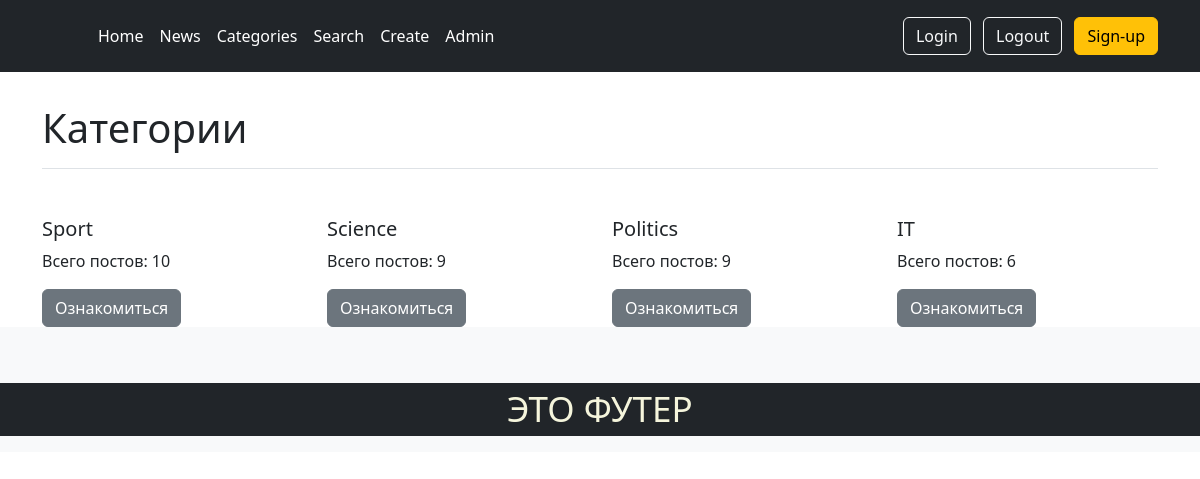
The page /news/category/ on the database its author committed.
### news/models.py (models this page shows, shortened)
class Category(models.Model):
    name = models.CharField(max_length=64, unique=True)
    subscribers = models.ManyToManyField(User, blank=True)

### news/views.py (the view)
# urls.py: path('category/', CategoryView.as_view(), name='category_list'),
class CategoryView(ListView):
    model = Category
    template_name = 'category/category.html'
    context_object_name = 'categories'
    ordering = ['-name']

### news/templates/category/category.html (shortened to what this page needs)
{% extends 'layout/default.html' %}
{% block content %}
<br>
<div class="btn-toolbar justify-content-between border-bottom pb-2 mb-5">
   <h1 class="post-title">Категории</h1>
</div>
<div class="row">
   {% for i in categories %}
   <div class="col-3">
      <h5>{{ i.name }}</h5>
      <p>Всего постов: {{ i.post_set.all.count }}</p>
      <a class="btn btn-secondary" href="{% url 'news:category_detail' i.id %}">Ознакомиться</a>
   </div>
   {% endfor%}
</div>
{% endblock content %}

### rows shown on the page
Category: name "Sport", post_set.all.count "10"
Category: name "Science", post_set.all.count "9"
Category: name "Politics", post_set.all.count "9"
Category: name "IT", post_set.all.count "6"
